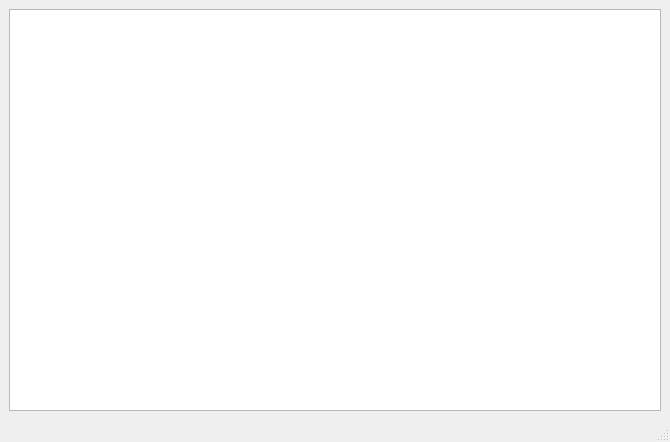
<?xml version="1.0" encoding="UTF-8"?>
<ui version="4.0">
 <class>MainWindow</class>
 <widget class="QMainWindow" name="MainWindow">
  <property name="geometry">
   <rect>
    <x>0</x>
    <y>0</y>
    <width>670</width>
    <height>442</height>
   </rect>
  </property>
  <property name="windowTitle">
   <string>MainWindow</string>
  </property>
  <widget class="QWidget" name="centralwidget">
   <layout class="QGridLayout" name="gridLayout">
    <item row="0" column="0">
     <widget class="QTableWidget" name="tableWidget">
      <property name="verticalScrollMode">
       <enum>QAbstractItemView::ScrollPerPixel</enum>
      </property>
      <property name="horizontalScrollMode">
       <enum>QAbstractItemView::ScrollPerPixel</enum>
      </property>
      <property name="sortingEnabled">
       <bool>true</bool>
      </property>
      <attribute name="verticalHeaderShowSortIndicator" stdset="0">
       <bool>false</bool>
      </attribute>
     </widget>
    </item>
   </layout>
  </widget>
  <widget class="QMenuBar" name="menubar">
   <property name="geometry">
    <rect>
     <x>0</x>
     <y>0</y>
     <width>670</width>
     <height>21</height>
    </rect>
   </property>
  </widget>
  <widget class="QStatusBar" name="statusbar"/>
 </widget>
 <resources/>
 <connections/>
</ui>
